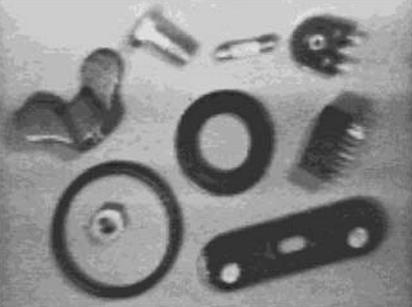
#> input picture Objects.png, 412 x 307 px
$ python Objects_Shrink.py
#> lines starting #> are read from the running program, lines starting #| are printed output that depends on the picture; after the words box and inside, x2 and y2 are one past the last pixel; in counts of white or black regions, pixels touching at a corner belong together
import numpy as np
import pandas as pd
import cv2

img = cv2.imread("Objects.png", cv2.IMREAD_GRAYSCALE)
#> img is the input picture: shape (307, 412); min 29, max 229, mean 137.8
print(img.shape)
#| (307, 412)
for i in range(img.shape[0]):
    for j in range(img.shape[1]):
            if img[i,j] < 110:
                img[i,j] = 0
            else:
                img[i,j] = 255
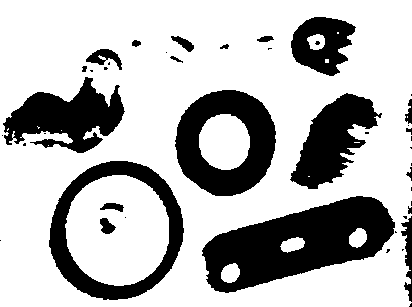
#> img: shape (307, 412); 72.2% white; 44 black regions (24 under 20 px), largest, box (x1, y1, x2, y2) and area: (202, 196, 395, 293) 10148, (175, 90, 276, 196) 6115, (49, 161, 184, 300) 5432

cv2.imshow("Black and White", img)
cv2.waitKey(0)
cv2.destroyAllWindows()

img2 = img.copy()
for i in range(img2.shape[0] - 1):
    for j in range(img2.shape[1] - 1):
            a1 = img[i-1,j-1]
            a2 = img[i-1,j]
            a3 = img[i-1,j+1]
            a4 = img[i,j-1]
            a5 = img[i,j+1]
            a6 = img[i+1,j-1]
            a7 = img[i+1,j]
            a8 = img[i+1,j+1]
            sigma = (int(a1) + int(a2) + int(a3) + int(a4) + int(a5) + int(a6) + int(a7) + int(a8))
            if sigma < 2040:
                img2[i][j] = 0
            else:
                img2[i][j] = 255
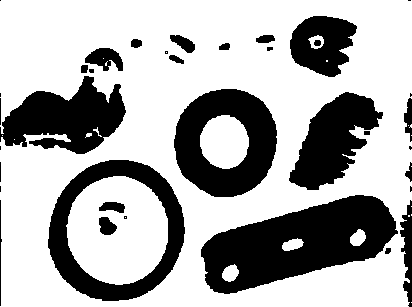
#> img2: shape (307, 412); 67.9% white; 36 black regions (11 under 20 px), largest, box (x1, y1, x2, y2) and area: (201, 195, 398, 294) 10982, (174, 89, 277, 197) 6747, (48, 160, 185, 301) 6415

cv2.imshow("Black and White", img2)
cv2.waitKey(0)
cv2.destroyAllWindows()

for i in range(img.shape[0]):
    for j in range(img.shape[1]):
        if img[i,j] == img2[i,j]:
            img2[i,j] = 255
        else:img2[i,j] = 0
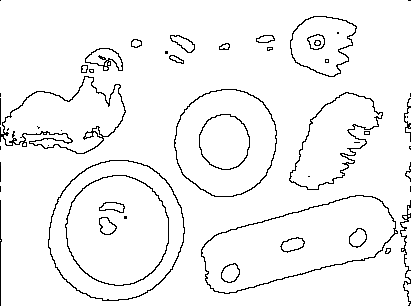
#> img2: shape (307, 412); 95.7% white; black in thin lines or dots

cv2.imshow("Black and White", img2)
cv2.waitKey(0)
cv2.imwrite("BW_Objects_Border_Shrinking.png", img2)
cv2.destroyAllWindows()

$ run again, with Food.png copied over Objects.png
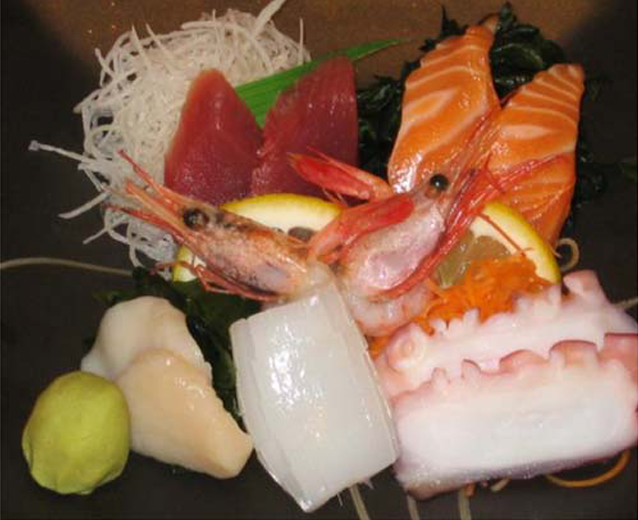
#> input picture Food.png, 638 x 520 px
#| (520, 638)
#> after the loop `for i in range(img.shape[0]):`:
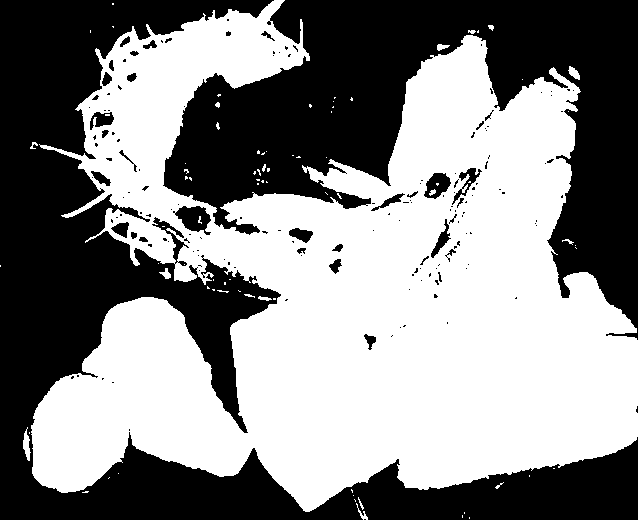
#> img: shape (520, 638); 53.5% white; 162 black regions (126 under 20 px), largest, box (x1, y1, x2, y2) and area: (0, 0, 638, 520) 83685, (163, 0, 638, 340) 66534, (173, 206, 211, 235) 639
#> after the loop `for i in range(img.shape[0]):`:
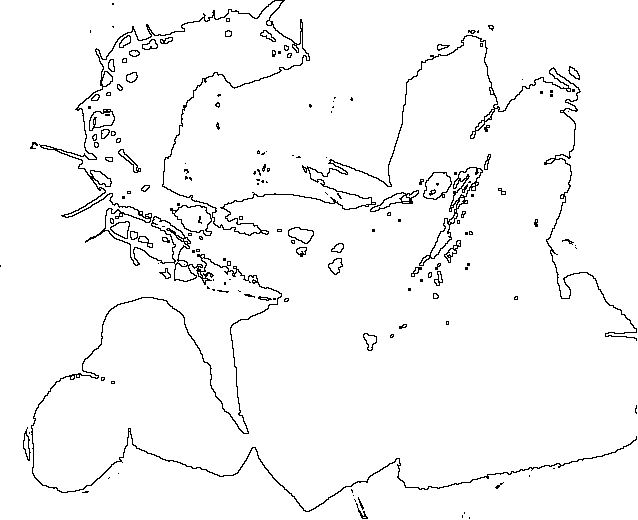
#> img2: shape (520, 638); 96.7% white; black in thin lines or dots

$ run again, with Kitchen.png copied over Objects.png
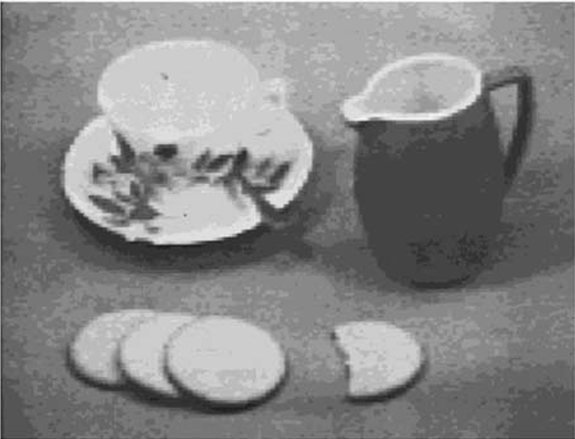
#> input picture Kitchen.png, 575 x 439 px
#> img is the input picture: shape (439, 575); min 21, max 254, mean 133.3
#| (439, 575)
#> after the loop `for i in range(img.shape[0]):`:
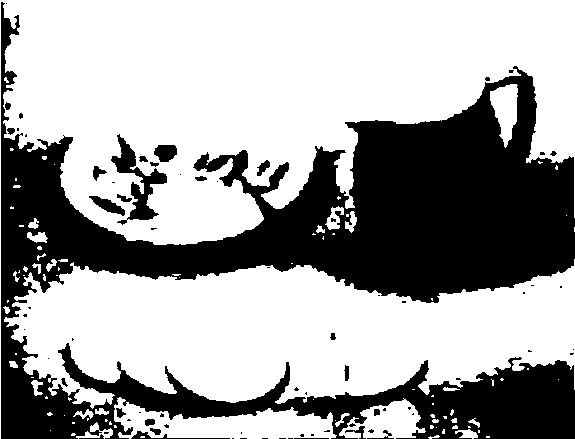
#> img: shape (439, 575); 64% white; 73 black regions (48 under 20 px), largest, box (x1, y1, x2, y2) and area: (1, 2, 575, 439) 87178, (111, 134, 167, 225) 1505, (89, 196, 125, 216) 307
#> after the loop `for i in range(img.shape[0]):`:
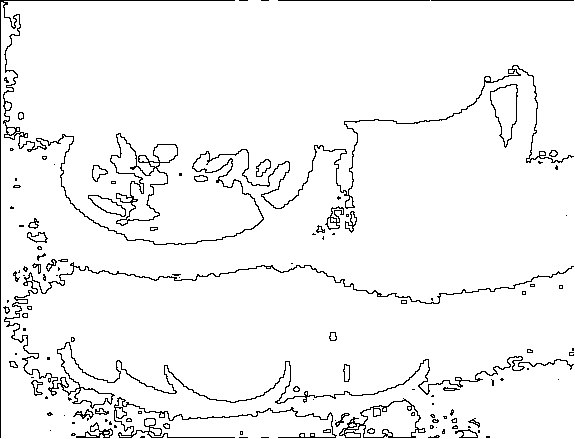
#> img2: shape (439, 575); 95.7% white; black in thin lines or dots

$ run again, with Road.png copied over Objects.png
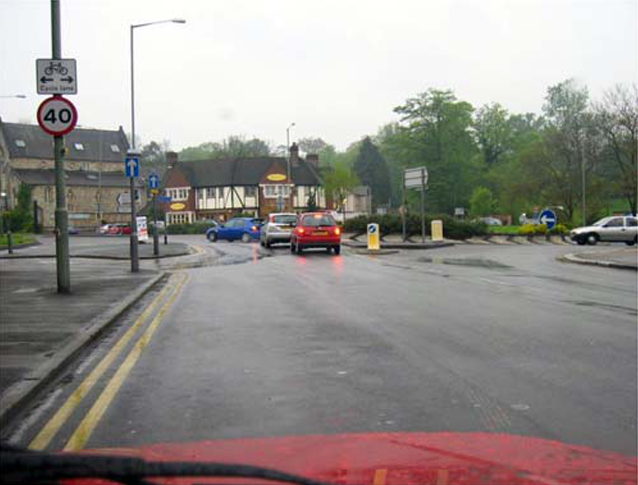
#> input picture Road.png, 638 x 485 px
#| (485, 638)
#> after the loop `for i in range(img.shape[0]):`:
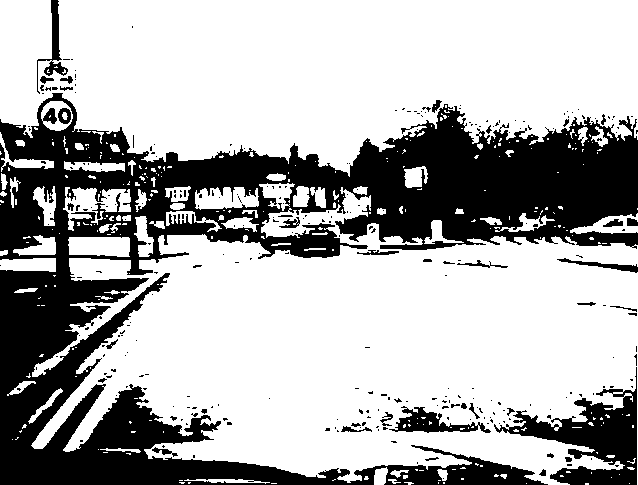
#> img: shape (485, 638); 68.8% white; 282 black regions (243 under 20 px), largest, box (x1, y1, x2, y2) and area: (0, 93, 638, 485) 85475, (494, 367, 637, 485) 6042, (389, 406, 491, 433) 1089
#> after the loop `for i in range(img.shape[0]):`:
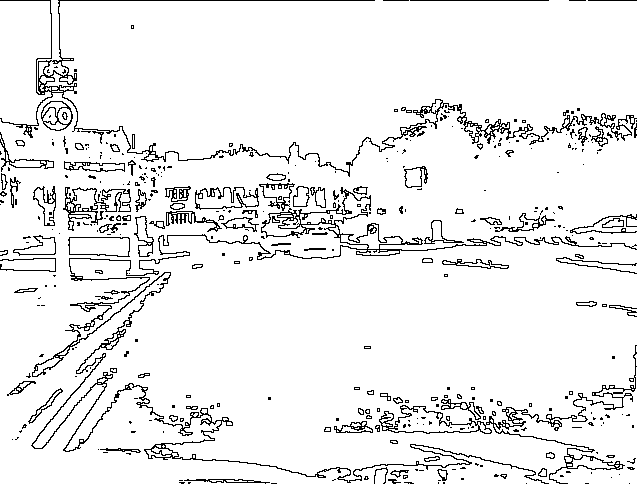
#> img2: shape (485, 638); 93.1% white; black in thin lines or dots
